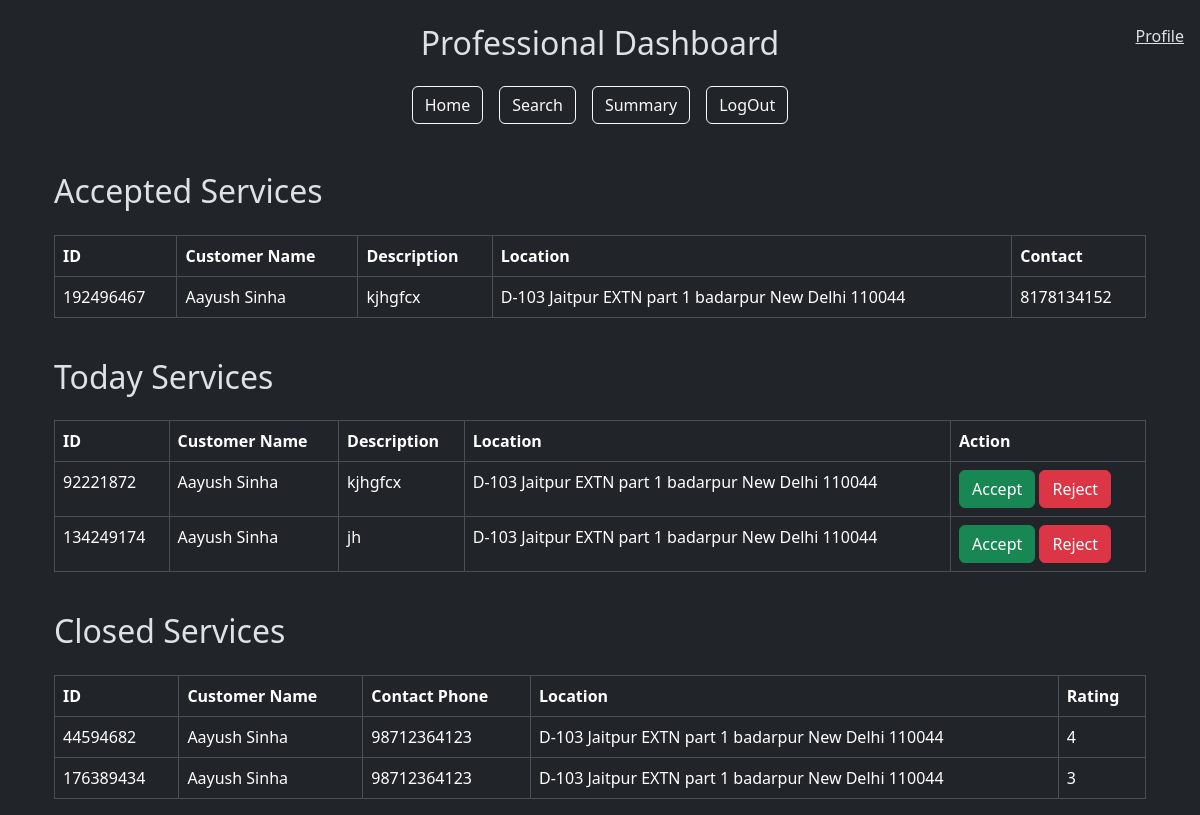
The page /professional_dashboard (signed in) on the database as committed earlier.
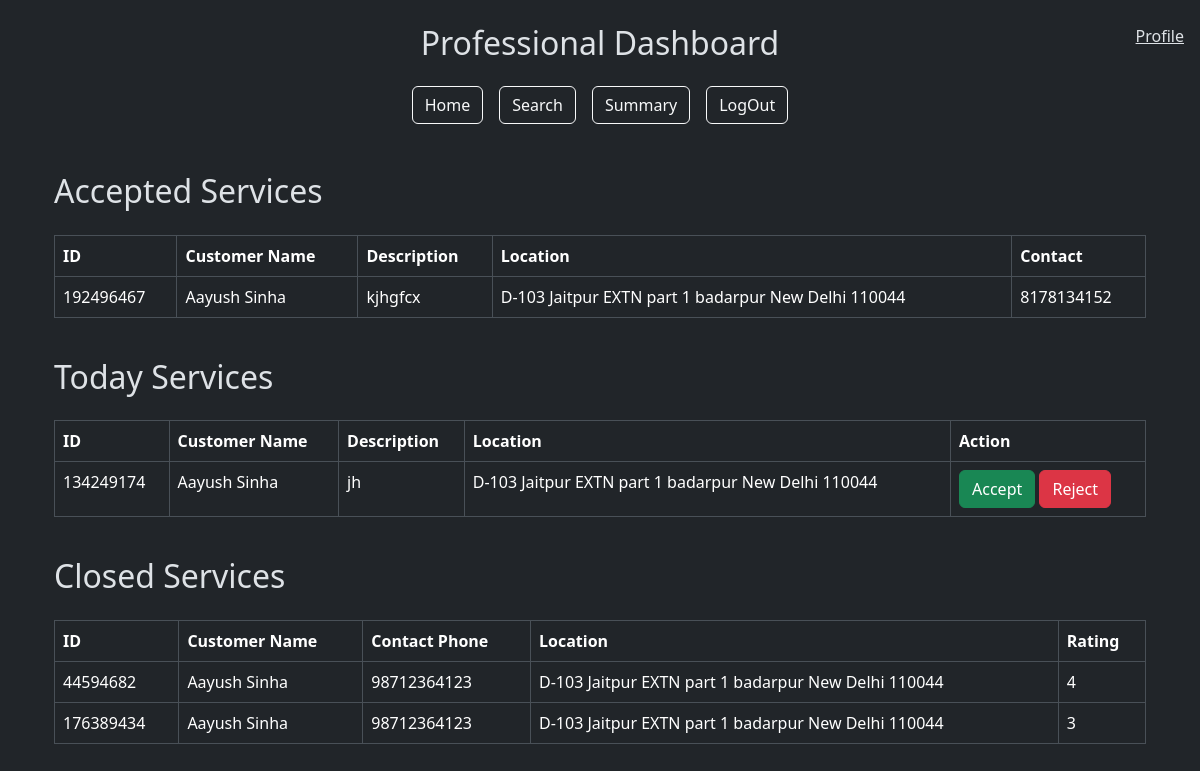
The same page on the database as committed later.
### models.py (models this page shows)
class ServiceRequest(db.Model):
    __tablename__ = 'service_request'
    id = db.Column(db.Integer, primary_key=True)
    customer_id = db.Column(db.Integer, db.ForeignKey('customer.id'), nullable=False)  # Reference to Customer
    professional_id = db.Column(db.Integer, db.ForeignKey('professional.id'), nullable=True)  # Reference to Professional
    service_id = db.Column(db.Integer, db.ForeignKey('service.id'), nullable=False)
    date_of_request = db.Column(db.DateTime, default=datetime.utcnow, nullable=False)
    date_of_completion = db.Column(db.DateTime, nullable=True)
    status = db.Column(db.String(20), default='requested', nullable=False)
    rating = db.Column(db.Integer, nullable=True)
    remarks = db.Column(db.Text, nullable=True)
    rejected_by = db.Column(MutableList.as_mutable(JSON), default=[])
    customer = db.relationship('Customer', back_populates='service_requests')
    service = db.relationship('Service', back_populates='service_requests')
    professional = db.relationship('Professional', back_populates='service_requests')
    review = db.relationship('Review', back_populates='service_request', lazy=True)

class User(db.Model):
    __tablename__ = "user"
    id = db.Column(db.Integer, primary_key=True)
    username = db.Column(db.String(80), unique=True, nullable=False)
    passhash = db.Column(db.String(80), nullable=False)
    name = db.Column(db.String(80), nullable=False)
    role = db.Column(db.String(20), nullable=False)
    is_blocked = db.Column(db.Boolean, default=False, nullable=False)
    professional = db.relationship('Professional', backref='user', lazy=True)
    customer = db.relationship('Customer', backref='user', lazy=True)

class Service(db.Model):
    __tablename__ = 'service'
    id = db.Column(db.Integer, primary_key=True)
    service_name = db.Column(db.String(80), unique=False, nullable=False)
    description = db.Column(db.Text, nullable=False)
    price = db.Column(db.Float, nullable=False)
    time_required = db.Column(db.Integer, nullable=False)
    service_requests = db.relationship('ServiceRequest', back_populates='service', lazy=True)

class Customer(db.Model):
    __tablename__ = 'customer'
    id = db.Column(db.Integer, db.ForeignKey('user.id'), primary_key=True)
    address = db.Column(db.Text, nullable=False)
    pincode = db.Column(db.String(6), nullable=False)
    contact = db.Column(db.String(10), nullable=False)
    service_requests = db.relationship('ServiceRequest', back_populates='customer', lazy=True)

### app.py (the view)
@app.route('/professional_dashboard')
def professional_dashboard():
    user_id = session['user_id']
    professional = Professional.query.get(user_id)
    user = User.query.get(user_id)
    service = Service.query.all()
    accepted_services = ServiceRequest.query.filter_by(professional_id=user_id).filter_by(status='accepted').all()
    today_services = (
    db.session.query(ServiceRequest)
    .join(Service)
    .filter(Service.service_name == professional.service_name)
    .filter(ServiceRequest.status == 'requested')
    .all()
)
    closed_services = (
    db.session.query(ServiceRequest)
    .join(Service)
    .filter(Service.service_name == professional.service_name)
    .filter(ServiceRequest.status == 'closed')
    .filter(ServiceRequest.professional_id==user_id)
    .filter(not_(ServiceRequest.rejected_by.contains([professional.id])))
    .all()
)
    print(today_services, 'today_services')
    print(professional.address,service)
    return render_template('professional_dashboard.html',accepted_services=accepted_services,today_services=today_services, closed_services=closed_services,professional=professional, service=service,user=user)

### templates/professional_dashboard.html (shortened to what this page needs)
{% extends "layout.html" %}  {% block content %}
<div class="container mt-5">
  {% if professional.user.is_blocked %}
  <div class="alert alert-danger" role="alert">
    Your account is blocked. Please contact the admin.
  </div>
  {% elif professional.user.verified %}
  <div class="alert alert-warning" role="alert">
    Your account is not verified yet. Please wait for the admin to verify your
    account.
  </div>
  {% else %}
  <span class="navbar-text position-fixed top-0 end-0 m-3">
    <a href="">Profile</a>
  </span>
  <h2 class="mt-4">Accepted Services</h2>
  <div class="table-responsive">
    <table class="table table-bordered mt-3">
      <thead>
        <tr>
          <th>ID</th>
          <th>Customer Name</th>
          <th>Description</th>
          <th>Location</th>
          <th>Contact</th>
        </tr>
      </thead>
      <tbody>
        {% for service_request in accepted_services %}
        <tr>
          <td>{{ service_request.id }}</td>
          <td>{{ service_request.customer.user.name }}</td>
          <td>{{ service_request.service.description }}</td>
          <td>{{ service_request.customer.address }}</td>
          <td>{{ service_request.customer.contact}}</td>
        </tr>
        {% endfor %}
      </tbody>
    </table>
  </div>
  <h2 class="mt-4">Today Services</h2>
  <div class="table-responsive">
    <table class="table table-bordered mt-3">
      <thead>
        <tr>
          <th>ID</th>
          <th>Customer Name</th>
          <th>Description</th>
          <th>Location</th>
          <th>Action</th>
        </tr>
      </thead>
      <tbody>
        {% for service_request in today_services %}
        <tr>
          <td>{{ service_request.id }}</td>
          <td>{{ service_request.customer.user.name }}</td>
          <td>{{ service_request.service.description }}</td>
          <td>{{ service_request.customer.address }}</td>
          <td>
            {% set rejected = false %}  {% if not
            rejected %}
            <a
              href="{{ url_for('accept_service', service_id=service_request.id) }}"
              class="btn btn-success"
              >Accept</a
            >
            <a
              href="{{ url_for('reject_service', service_id=service_request.id) }}"
              class="btn btn-danger"
              >Reject</a
            >
            {% endif %}
          </td>
        </tr>
        {% endfor %}
      </tbody>
    </table>
  </div>
  <h2 class="mt-4">Closed Services</h2>
  <div class="table-responsive">
    <table class="table table-bordered mt-3">
      <thead>
        <tr>
          <th>ID</th>
          <th>Customer Name</th>
          <th>Contact Phone</th>
          <th>Location</th>
          <th>Rating</th>
        </tr>
      </thead>
      <tbody>
        {% for service_request in closed_services %}
        <tr>
          <td>{{ service_request.id }}</td>
          <td>{{ service_request.customer.user.name }}</td>
          <td>{{ service_request.customer.contact }}</td>
          <td>{{ service_request.customer.address }}</td>
          <td>{{ service_request.rating }}</td>
        </tr>
        {% endfor %}
      </tbody>
    </table>
  </div>
  {% endif %}
</div>
{% endblock %}

Rows that differ between the two databases and show on the page:
no longer on this page (row edited): ServiceRequest: id "92221872", customer.user.name "Aayush Sinha", service.description "kjhgfcx", customer.address "D-103 Jaitpur EXTN part 1 badarpur New Delhi 110044", shown under "Today Services"
